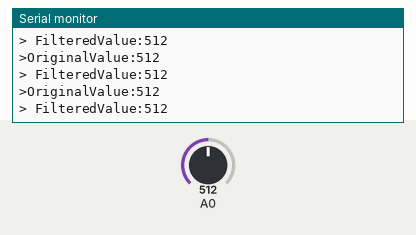
Bench run of a program on a simulated Arduino Uno, built with avr-gcc and run on an emulated ATmega328P. Shown: the last lines printed to the serial monitor. The test bench sets the inputs (shaded band); at power-on: A0 = 512.

Above: at 1.2 s.
1.3 s: A0 set to 716
At 1.82 s:
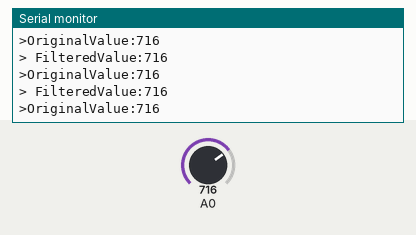
2.8 s: A0 set to 900
At 2.84 s:
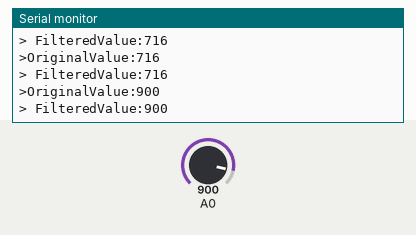
Timing chart, 0 to 5.8 s (numbered marks = the images above; inputs shaded):
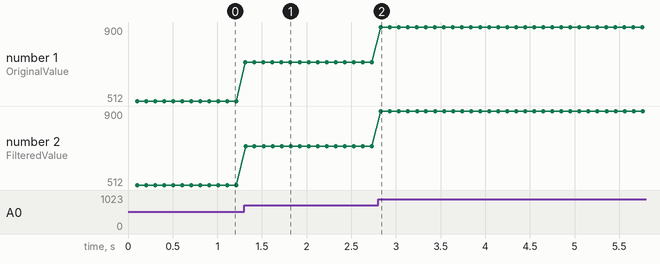

Measured:
- after the input at 1.3 s, the serial monitor: prints a new line at once (image 1)
- after the input at 2.8 s, the serial monitor: prints a new line at once (image 2)
- plotted number 1: 512 → 716 after the input at 1.3 s, 716 → 900 after the input at 2.8 s
- plotted number 2: 512 → 716 after the input at 1.3 s, 716 → 900 after the input at 2.8 s

The program:

main.cpp
```cpp
#include <Arduino.h>
#include <HampelFilter.h>

// SAMPLE RATE 9615 HZ //

#define DEBUG_PRINTS 1
//#define FIR 1
//#define IIR 1
//#define HAMPEL 1

#define MA 1

uint32_t t = 0;

#ifdef DEBUG_PRINTS
  uint32_t printTimer = 0;
  #define PRINT_INTERVAL (100)
#endif

#ifdef FIR
  #include <FIRFilter.h>
  // Create FIRFilter object with the coefficients, number of taps, and scaling factor
  FIRFilter fir(LPF_2000HZ, 64);
#endif

#ifdef IIR
  #include "IIRFilter.h"
  // Initialize the filter with the coefficients and order (2 for a second-order filter)
  IIRFilter iir(LPF_2KHZ_A, LPF_2KHZ_B, 2);
#endif

#ifdef HAMPEL
  // Create a Hampel filter object with a window size of 5 and a threshold of 1
  HampelFilter hampel(10, 1);

  // Hampel works best if we give it enough time to create an outlier
  #define HAMPEL_INTERVAL (500)
  uint32_t hampelTimer = 0;
#endif

#ifdef MA
  #include "MAFilter.h"
  const int n = 40;
  int8_t read = n/2;
  int8_t write = 0;
  MAFilter Mafilter(n);
  int16_t delayhold[n];
#endif

void setup() {
  // put your setup code here, to run once:
  #ifdef DEBUG_PRINTS
    Serial.begin(115200);
    Serial.println("Setup begun");
  #endif

  // MA filter delays output, so this shifts graph back inline
  #ifdef MA
  for(int i = 0; i < n; i++){
    delayhold[i] = 0;
  }
  #endif
  //analogWrite(3, 127);
}


void loop() {
  // put your main code here, to run repeatedly:
  t = millis();


  int16_t input = analogRead(A0);
  int32_t output;

  #ifdef FIR
    // Apply the FIR filter
    output = fir.process(input);
  #endif
  #ifdef IIR
    output = iir.process(input);
  #endif

  #ifdef HAMPEL
    if (t - hampelTimer > HAMPEL_INTERVAL) {
      hampelTimer = millis();
      output = hampel.process(input);
    }
  #endif

  #ifdef MA
    output = Mafilter.process(input);
  #endif

  #ifdef DEBUG_PRINTS

        // MA filter is delayed, so this shifts graph back inline.
    #ifdef MA
      delayhold[write] = input;
      write++;
      if(write >= n){
          write= 0;
      }
      input = delayhold[read];
      read++;
      if(read >= n){
          read = 0;
       }
    #endif

    if (t - printTimer > PRINT_INTERVAL) {
      printTimer = millis();

      // Output the result
      Serial.print(">");
      Serial.print("OriginalValue:");
      Serial.println(input);
      Serial.print("> FilteredValue:");
      Serial.println(output);
    }
  #endif

}
```

FIRFilter.cpp
```cpp
#include "FIRFilter.h"

/*! @brief Constructor: Initialises the FIR filter with the filter
    coefficients and number of taps.
    @param filter a pointer to the filter coefficients
    @param n_taps the number of taps (order) of the filter
*/
FIRFilter::FIRFilter(int32_t *filter, uint8_t n_taps) {
    this->n_taps = n_taps;
    this->filter = filter;
    this->buffer = new int16_t[n_taps];  // Allocate buffer for previous inputs
    memset(this->buffer, 0, n_taps * sizeof(int16_t));  // Initialize buffer to 0
}

/*! @brief Processes the input and returns the filter output.
    1. Shifts the the contents of the input buffer
    2. Perform the filter operations
        a. Scale each member of the input array by the filter coefficients
        b. Sum the results
    3. Scale the result down by 2^16 and then return the result.
    @param input the current input signal
    @return the filtered output
    @note Filter coefficients are all scaled up by 2^16 to avoid using
    floating point maths. They are then normalised by >> 16 before returning
    the filtered output value.
*/
int16_t FIRFilter::process(int16_t input) {
    // Shift the buffer contents (delay line)
    for (int8_t i = n_taps - 1; i > 0; i--) {
        buffer[i] = buffer[i - 1];
    }
    buffer[0] = input;

    // Perform the FIR filter operation
    int32_t accumulator = 0;
    for (int8_t i = 0; i < n_taps; i++) {
        accumulator += (int32_t)buffer[i] * filter[i];
    }

    // Scale down the result and return the output
    return accumulator >> 16;
}
```

FIRFilter.h
```cpp
#ifndef FIRFILTER_H
#define FIRFILTER_H

#include <Arduino.h>

class FIRFilter {
  public:
    FIRFilter(int32_t *filter, uint8_t n_taps);
    int16_t process(int16_t input);

  private:
    int32_t *filter;    // Pointer to filter coefficients
    int16_t *buffer;    // Buffer to store previous inputs (delay line)
    uint8_t n_taps;     // Number of filter coefficients (taps)
};

/*!
    Filter Coefficients for a Low Pass Filter
    Filter Order: 64
    Type: Low Pass
    Filter Cutoff: 500Hz
    Window Function: Hamming
    Sample Rate: 9615 Hz
*/
static int32_t LPF_500HZ[64] = {
    -49,   -39,   -25,    -4,    25,    62,   105,   151,
    192,   217,   216,   178,    96,   -34,  -206,  -407,
   -617,  -804,  -934,  -970,  -877,  -629,  -209,   385,
   1137,  2015,  2969,  3939,  4860,  5662,  6286,  6681,
   6816,  6681,  6286,  5662,  4860,  3939,  2969,  2015,
   1137,   385,  -209,  -629,  -877,  -970,  -934,  -804,
   -617,  -407,  -206,   -34,    96,   178,   216,   217,
    192,   151,   105,    62,    25,    -4,   -25,   -39
};

/*!
    Filter Coefficients for a Low Pass Filter
    Filter Order: 64
    Type: Low Pass
    Filter Cutoff: 1000Hz
    Window Function: Hamming
    Sample Rate: 9615 Hz
*/
static int32_t LPF_1000HZ[64] = {
     50,    59,    46,     8,   -48,  -102,  -126,   -94,
      5,   144,   267,   299,   185,   -68,  -379,  -608,
   -608,  -301,   257,   869,  1248,  1132,   414,  -755,
  -1965, -2646, -2255,  -495,  2535,  6306,  9981, 12654,
  13632, 12654,  9981,  6306,  2535,  -495, -2255, -2646,
  -1965,  -755,   414,  1132,  1248,   869,   257,  -301,
   -608,  -608,  -379,   -68,   185,   299,   267,   144,
      5,   -94,  -126,  -102,   -48,     8,    46,    59
};

/*!
    Filter Coefficients for a Low Pass Filter
    Filter Order: 64
    Type: Low Pass
    Filter Cutoff: 2000Hz
    Window Function: Hamming
    Sample Rate: 9615 Hz
*/
static int32_t LPF_2000HZ[64] = {
    -47,    19,    66,    15,   -81,   -73,    72,   151,
     -9,  -225,  -127,   240,   325,  -134,  -526,  -138,
    625,   560,  -494, -1040,    31,  1398,   802, -1390,
  -1938,   728,  3209,   983, -4380, -4791,  5206, 20095,
  27264, 20095,  5206, -4791, -4380,   983,  3209,   728,
  -1938, -1390,   802,  1398,    31, -1040,  -494,   560,
    625,  -138,  -526,  -134,   325,   240,  -127,  -225,
     -9,   151,    72,   -73,   -81,    15,    66,    19
};

/*!
    Filter Coefficients for a High Pass Filter
    Filter Order: 64
    Type: High Pass
    Filter Cutoff: 500Hz
    Window Function: Hamming
    Sample Rate: 9615 Hz
*/
static int32_t HPF_500HZ[64] = {
     49,    39,    25,     4,   -25,   -62,  -105,  -151,
   -192,  -217,  -216,  -178,   -96,    34,   206,   407,
    617,   804,   934,   970,   877,   629,   209,  -385,
  -1137, -2015, -2969, -3939, -4860, -5662, -6286, -6681,
  58720, -6681, -6286, -5662, -4860, -3939, -2969, -2015,
  -1137,  -385,   209,   629,   877,   970,   934,   804,
    617,   407,   206,    34,   -96,  -178,  -216,  -217,
   -192,  -151,  -105,   -62,   -25,     4,    25,    39
};

/*!
    Filter Coefficients for a High Pass Filter
    Filter Order: 64
    Type: High Pass
    Filter Cutoff: 1000Hz
    Window Function: Hamming
    Sample Rate: 9615 Hz
*/
static int32_t HPF_1000HZ[64] = {
    -50,   -59,   -46,    -8,    48,   102,   126,    94,
     -5,  -144,  -267,  -299,  -185,    68,   379,   608,
    608,   301,  -257,  -869, -1248, -1132,  -414,   755,
   1965,  2646,  2255,   495, -2535, -6306, -9981, -12654,
  51904, -12654, -9981, -6306, -2535,   495,  2255,  2646,
   1965,   755,  -414, -1132, -1248,  -869,  -257,   301,
    608,   608,   379,    68,  -185,  -299,  -267,  -144,
     -5,    94,   126,   102,    48,    -8,   -46,   -59
};

/*!
    Filter Coefficients for a High Pass Filter
    Filter Order: 64
    Type: High Pass
    Filter Cutoff: 2000Hz
    Window Function: Hamming
    Sample Rate: 9615 Hz
*/
static int32_t HPF_2000HZ[64] = {
     47,   -19,   -66,   -15,    81,    73,   -72,  -151,
      9,   225,   127,  -240,  -325,   134,   526,   138,
   -625,  -560,   494,  1040,   -31, -1398,  -802,  1390,
   1938,  -728, -3209,  -983,  4380,  4791, -5206, -20095,
  38272, -20095, -5206,  4791,  4380,  -983, -3209,  -728,
   1938,  1390,  -802, -1398,   -31,  1040,   494,  -560,
   -625,   138,   526,   134,  -325,  -240,   127,   225,
      9,  -151,   -72,    73,    81,   -15,   -66,   -19
};


#endif
```

HampelFilter.cpp
```cpp
#include "HampelFilter.h"

/*! @brief Constructor: Initializes the Hampel filter with the specified window size and threshold.
    @param window_size The size of the window.
    @param threshold How many absolute deviations makes an outlier?
*/
HampelFilter::HampelFilter(int16_t window_size, int32_t threshold)
{
    this->window_size = window_size;
    this->threshold = threshold;
    window = new int32_t[window_size];
    index = 0;
    is_window_full = false;
}

/*! @brief Processes the input value and returns the filtered result.
    1. Adds the new value to the sliding window.
    2. Computes the median of the current window.
    3. Computes the absolute deviation.
    4. Detects outliers based on the assigned threshold.
    @param value The current input value.
    @return The filtered value (the median if the input is an outlier).
*/
int32_t HampelFilter::process(int32_t value)
{

    // Add new value to the window
    window[index] = value;
    index = (index + 1) % window_size;
    if (index == 0) is_window_full = true;

    // Only process if we have enough data
    int16_t current_size = is_window_full ? window_size : index;
    if (current_size < 2) return value;

    // Compute the median of the window
    int32_t median = getMedian(window, current_size);

    // Compute the absolute deviation
    int32_t stddev = getStdDev(window, current_size, median);

    // Check if the value is an outlier
    if (abs(value - median) > (stddev << (threshold - 1))) {
        // Outlier detected, return the median instead
        return median;
    } else {
        // No outlier, return the original value
        return value;
    }
}

/*! @brief Compute the median of an array.
    The function sorts the array and returns the median value.
    @param arr The array of values.
    @param size The size of the array.
    @return The median value.
*/
int32_t HampelFilter::getMedian(int32_t arr[], int16_t size)
{

    int32_t* temp = new int32_t[size];
    memcpy(temp, arr, size * sizeof(int32_t));

    // Sort the temporary array
    for (int16_t i = 0; i < size - 1; i++) {
        for (int16_t j = i + 1; j < size; j++) {
            if (temp[i] > temp[j]) {
                int32_t swap = temp[i];
                temp[i] = temp[j];
                temp[j] = swap;
            }
        }
    }

    // Compute the median
    int32_t median;
    if (size % 2 == 0) {
        median = (temp[size / 2 - 1] + temp[size / 2]) >> 1; // Averaging two middle elements
    } else {
        median = temp[size / 2];
    }

    delete[] temp;
    return median;
}

/*! @brief Compute an approximate standard deviation.
    The function calculates the variance and scales it down so that we only use integer maths.
    @param arr The array of values.
    @param size The size of the array.
    @param median The median value of the array.
    @return The approximate standard deviation.
*/
int32_t HampelFilter::getStdDev(int32_t arr[], int16_t size, int32_t median)
{
    int32_t sum = 0;
    for (int16_t i = 0; i < size; i++) {
        int32_t diff = arr[i] - median;
        sum += (diff * diff) >> 2;
    }
    return sum / size;
}

/*! @brief Set the threshold scaling for outlier detection.
    @param threshold The bit-shift used to scale the threshold.
*/
void HampelFilter::setThresholdShift(int32_t threshold)
{
    this->threshold = threshold;
}

/*! @brief Set the window size for the filter.
    Dynamically changes the size of the sliding window.
    @param size The new size of the sliding window.
*/
void HampelFilter::setWindowSize(int16_t size)
{
    delete[] window;
    window_size = size;
    window = new int32_t[window_size];
    index = 0;
    is_window_full = false;
}
```

HampelFilter.h
```cpp
#ifndef HAMPELFILTER_H
#define HAMPELFILTER_H

#include <Arduino.h>

/*! @brief HampelFilter class for detecting outliers in real-time data.
    The Hampel filter works by comparing each data point to the median of
    its neighbors and detects if the point is an outlier based on a
    configurable threshold and window size.
*/
class HampelFilter {
  public:

    HampelFilter(int16_t  window_size, int32_t threshold);
    int32_t process(int32_t value);
    void setThresholdShift(int32_t threshold);
    void setWindowSize(int16_t size);

  private:

    int32_t getMedian(int32_t arr[], int16_t size);
    int32_t getStdDev(int32_t arr[], int16_t size, int32_t median);

    int32_t* window;         // Circular buffer for the window
    int16_t window_size;     // Size of the window
    int16_t index;           // Current index in the window
    int32_t threshold;       // How many standard deviations is an outlier?
    bool is_window_full;     // Flag to indicate if the window is full
};

#endif
```

IIRFilter.cpp
```cpp
#include "IIRFilter.h"

/*!
    @brief Constructor: Initializes the IIR filter with coefficients and order.
    @param a_coeffs A pointer to the denominator coefficients array.
    @param b_coeffs A pointer to the numerator coefficients array.
    @param order The order of the IIR filter.
*/
IIRFilter::IIRFilter(int32_t *a_coeffs, int32_t *b_coeffs, uint8_t order) {
    this->order = order;
    this->a_coeffs = a_coeffs;
    this->b_coeffs = b_coeffs;
    this->input_buffer = new int32_t[order + 1]();
    this->output_buffer = new int32_t[order]();
}

/*!
    @brief Processes the input signal and returns the filtered output.
    @param input The current input signal.
    @return The filtered output signal.
    @note Coefficients are scaled by 2^16 to use fixed-point arithmetic.
*/
int16_t IIRFilter::process(int16_t input) {
    // Shift input buffer
    for (int i = order; i > 0; i--) {
        input_buffer[i] = input_buffer[i - 1];
    }
    input_buffer[0] = input;

    // Calculate the output
    int32_t accumulator = 0;
    for (int i = 0; i <= order; i++) {
        accumulator += b_coeffs[i] * input_buffer[i];
    }
    for (int i = 1; i <= order; i++) {
        accumulator -= a_coeffs[i] * output_buffer[i - 1];
    }

    // Scale the result and update output buffer
    int16_t output = accumulator >> 16;
    for (int i = order - 1; i > 0; i--) {
        output_buffer[i] = output_buffer[i - 1];
    }
    output_buffer[0] = output;

    return output;
}
```

IIRFilter.h
```cpp
#ifndef IIRFILTER_H
#define IIRFILTER_H

#include <Arduino.h>

class IIRFilter {
  public:
    IIRFilter(int32_t *a_coeffs, int32_t *b_coeffs, uint8_t order);
    int16_t process(int16_t input);

  private:
    int32_t *a_coeffs;  // Denominator coefficients
    int32_t *b_coeffs;  // Numerator coefficients
    int32_t *input_buffer;  // Buffer for past inputs
    int32_t *output_buffer; // Buffer for past outputs
    uint8_t order;          // Filter order
};

static int32_t LPF_500HZ_A[3] = {65536, -101175, 41291};  // Denominator coefficients
static int32_t LPF_500HZ_B[3] = {1412, 2825, 1412};       // Numerator coefficients

static int32_t LPF_1KHZ_A[3] = {65536, -72780, 26130};
static int32_t LPF_1KHZ_B[3] = {4721, 9442, 4721};

static int32_t LPF_2KHZ_A[3] = {65536, -20314, 12360};
static int32_t LPF_2KHZ_B[3] = {14395, 28790, 14395};

static int32_t HPF_500HZ_A[3] = {65536, -101175, 41291};  // Denominator coefficients
static int32_t HPF_500HZ_B[3] = {52000, -104001, 52000};  // Numerator coefficients

static int32_t HPF_1KHZ_A[3] = {65536, -72780, 26130};
static int32_t HPF_1KHZ_B[3] = {41111, -82223, 41111};

static int32_t HPF_2KHZ_A[3] = {65536, -20314, 12360};
static int32_t HPF_2KHZ_B[3] = {24552, -49105, 24552};

#endif
```

MAFilter.cpp
```cpp
#include <MAFilter.h>


/*! @brief Constructor: Initialises the Moving Average Filter
     length of buffer.
    @param n_average Select how many samples to average together
*/
MAFilter::MAFilter(uint8_t n_average) {
    uint8_t n = n_average +1;
    this->n_average = n;
    this->n_last = 0;
    this->buffer = new int16_t[n];  // Allocate buffer for previous inputs
    memset(this->buffer, 0, n * sizeof(int16_t));  // Initialize buffer to 0
}


/*!
    @brief Processes the input signal and returns the filtered output.
    @param input The current input signal.
    @return The filtered output signal.
    @note
*/
int16_t MAFilter::process(int16_t input) {
    int16_t output;
    int32_t sum;
    sum = 0;
    output = 0;
    if(n_last >= n_average){
        buffer[n_last-n_average] = input;
        for(int8_t i = 0; i < n_average -1; i++){
            sum += buffer[i];
        }

        output = sum/(n_average-1);

    } else {
        buffer[n_last] = input;
    }

    n_last++;

    if (n_last >= 2*n_average){
        n_last -=n_average;
    }

    return output;
}
```

MAFilter.h
```cpp
#ifndef MAFILTER_H
#define MAFILTER_H

#include <Arduino.h>

class MAFilter {
  public:
    MAFilter(uint8_t n_average);
    int16_t process(int16_t input);

  private:
    int16_t *buffer;    // Buffer to store previous inputs (delay line)
    uint8_t n_average;     // Number of filter coefficients (taps)
    uint8_t n_last;
};


#endif
```

Source omitted: adc.c (3092 bytes), adc.h (2958 bytes)
